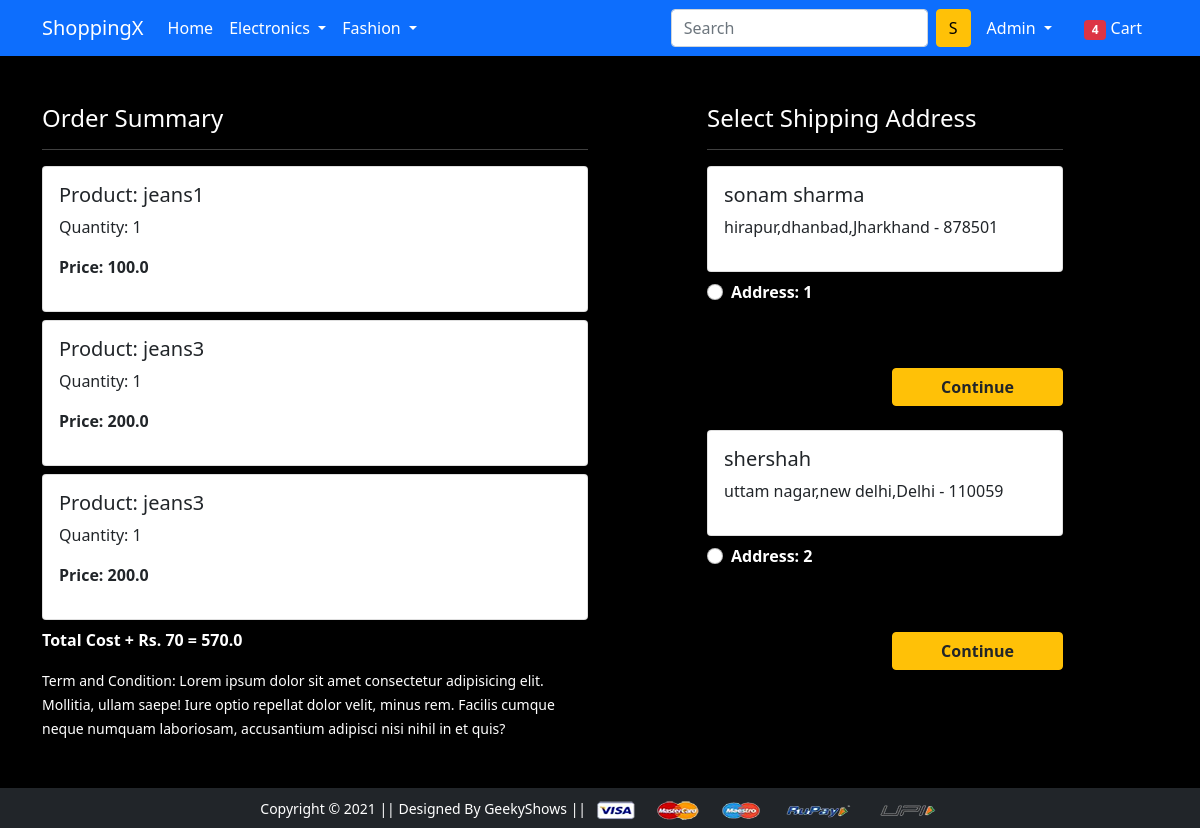
Before: /checkout/ (signed in) with the older database file.
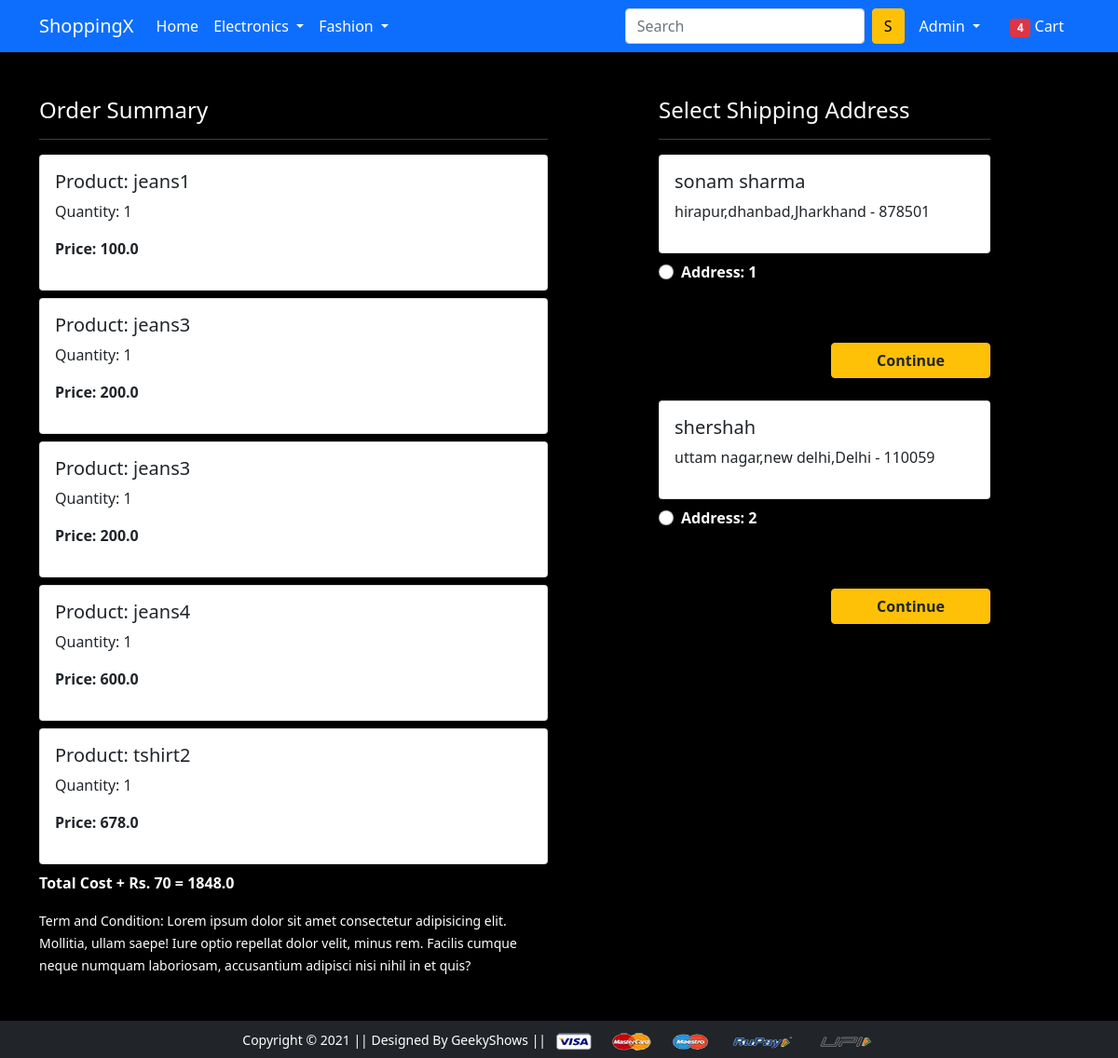
After: the same page with the newer database file.
### app/models.py (models this page shows, shortened)
class  Cart(models.Model):
    user  = models.ForeignKey(User,on_delete=models.CASCADE)
    product = models.ForeignKey(Product,on_delete=models.CASCADE)
    quantity = models.PositiveIntegerField(default=1)
    @property
    def total_cost(self):
        return self.quantity * self.product.discounted_price

class Product(models.Model):
    title = models.CharField(max_length=100)
    selling_price = models.FloatField()
    discounted_price =  models.FloatField()
    description = models.TextField()
    brand = models.CharField(max_length=100)
    category = models.CharField(choices=CATEGORY_CHOICES,max_length=2)
    product_image = models.ImageField(upload_to='productimg')

class Customer(models.Model):
    user = models.ForeignKey(User,on_delete=models.CASCADE)
    name = models.CharField(max_length=200)
    locality = models.CharField(max_length=200)
    city = models.CharField(max_length=50)
    zipcode = models.IntegerField()
    state = models.CharField(choices=STATE_CHOICES,max_length=50)

### app/views.py (the view)
# urls.py: path('checkout/', views.checkout, name='checkout'),
def checkout(request):
  user = request.user
  add = Customer.objects.filter(user=user)
  cart_items = Cart.objects.filter(user = user)
  amount=0.0
  shipping_amount=70.0
  totalamount=0.0
  cart_product =[p for p in Cart.objects.all() if p.user == request.user]
  if cart_product:
    for p in cart_product:
      tempamount =(p.quantity * p.product.discounted_price)
      amount +=tempamount
    totalamount = amount + shipping_amount
  return render(request,'app/checkout.html',{'add':add,'totalamount':totalamount,"cart_items":cart_items})

### app/templates/app/checkout.html (shortened to what this page needs)
{% extends 'app/base.html' %}
{% load static %}
{% block main-content %}
<div class="container">
 <div class="row mt-5">
  <div class="col-sm-6">
    <h4 class="text-white">Order Summary</h4>
    <hr>
    {% for item in cart_items %}
      <div class="card mb-2">
        <div class="card-body">
          <h5 class="text-dark">Product: {{item.product.title}}</h5>
          <p class="text-dark">Quantity: {{item.quantity}}</p>
          <p class="fw-bold text-dark">Price: {{item.total_cost}}</p>
        </div>
      </div>
      {% endfor %}
      <p class="fw-bold">Total Cost + Rs. 70 = {{totalamount}}</p>
    <small class="text-white">Term and Condition: Lorem ipsum dolor sit amet consectetur adipisicing elit. Mollitia, ullam saepe! Iure optio repellat dolor velit, minus rem. Facilis cumque neque numquam laboriosam, accusantium adipisci nisi nihil in et quis?</small>
  </div>
  <div class="col-sm-4 offset-sm-1">
    <h4 class="text-white">Select Shipping Address</h4>
    <hr>
    <form action="/paymentdone">
      {% for ad in add %}
      <div class="card">
        <div class="card-body">
        <h5 class="text-dark">{{ad.name}}</h5>
        <p class="text-dark">{{ad.locality}},{{ad.city}},{{ad.state}} - {{ad.zipcode}}</p>
        </div>
      </div>
        <div class="form-check mt-2 mb-5">
          <input class="form-check-input" type="radio" name="custid"
          id="custadd{{forloop.counter}}"
          value="{{ad.id}}">
          <label class="form-check-label fw-bold text-white" for="custadd{{forloop.counter}}">
            Address: {{forloop.counter}}</label>
        </div>
        <div class="text-end">
          <button type="submit" class="btn btn-warning mt-3 px-5 fw-bold text-dark">Continue</button>
        </div>
        <br>
         {% endfor %}
      </form>
    </div>
  </div>
</div>
{% endblock main-content %}

Changed rows visible on the page:
added Cart: product "jeans4", quantity "1", total_cost "600.0"
added Cart: product "tshirt2", quantity "1", total_cost "678.0"
Other visible differences:
{{ totalamount }}: "570.0" → "1848.0"
